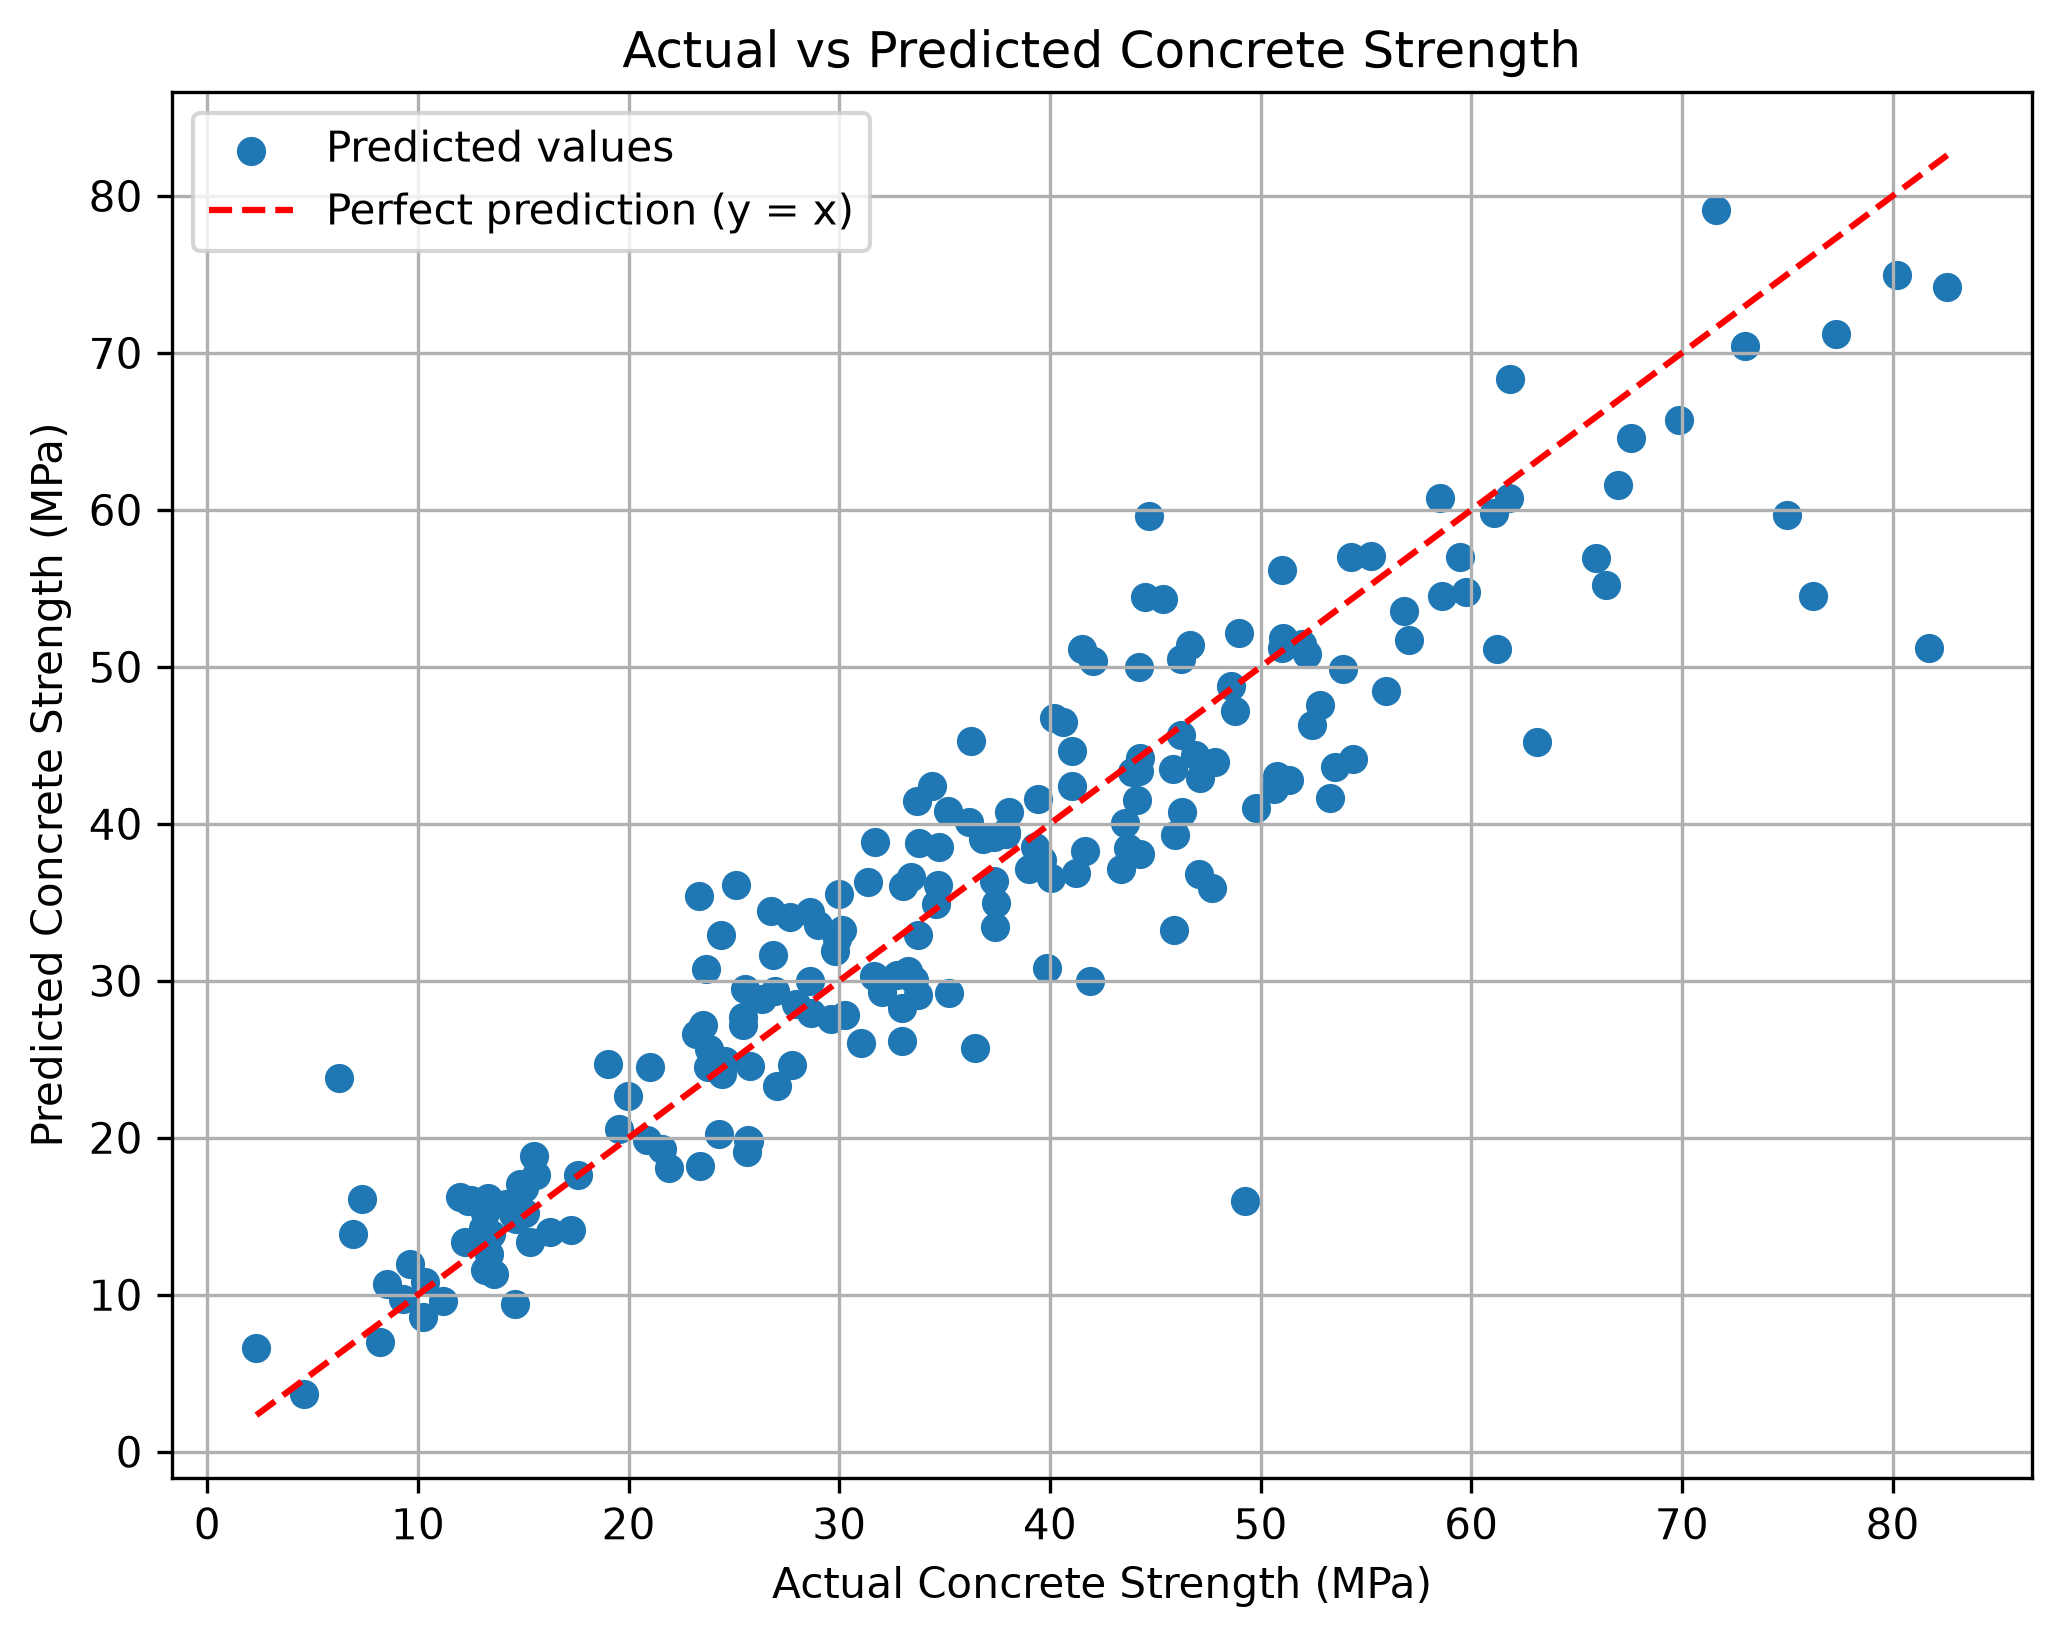

The Python source for this figure:

import pandas as pd
import numpy as np
import matplotlib.pyplot as plt

from sklearn.linear_model import LinearRegression, Ridge
from sklearn.model_selection import train_test_split, KFold
from sklearn.model_selection import cross_val_score, GridSearchCV
from sklearn.pipeline import Pipeline
from sklearn.preprocessing import PolynomialFeatures, StandardScaler
from sklearn.metrics import mean_squared_error, mean_absolute_error


# 1. Load dataset and remove duplicate rows
concrete = pd.read_csv("concrete_strength.csv").drop_duplicates()

target = "Concrete compressive strength"

X = concrete.drop(columns=target)
y = concrete[target]

print("Total rows after removing duplicates:", len(concrete))


# 2. Split data into training and testing sets
X_train, X_test, y_train, y_test = train_test_split(
    X, y,
    test_size=0.20,
    random_state=42
)

print("Training rows:", len(X_train))
print("Testing rows:", len(X_test))


# 3. Create five shuffled folds
folds = KFold(
    n_splits=5,
    shuffle=True,
    random_state=42
)

scoring = "neg_root_mean_squared_error"


# 4. Linear Regression baseline
linear_model = LinearRegression()

linear_rmse = -cross_val_score(
    linear_model,
    X_train,
    y_train,
    cv=folds,
    scoring=scoring
)

baseline_mean = linear_rmse.mean()

print("\nLinear Regression Baseline:")
print("Fold RMSEs:", linear_rmse.round(2))
print("Mean CV RMSE:", round(baseline_mean, 2), "MPa")


# 5. Create Polynomial + Scaling + Ridge pipeline
ridge_model = Pipeline([
    ("poly", PolynomialFeatures(include_bias=False)),
    ("scale", StandardScaler()),
    ("ridge", Ridge())
])


# 6. Define parameter grid
param_grid = {
    "poly__degree": [1, 2, 3],
    "ridge__alpha": [0.01, 0.1, 1, 10, 100]
}


# 7. Perform Grid Search
search = GridSearchCV(
    ridge_model,
    param_grid,
    cv=folds,
    scoring=scoring,
    refit=True
)

search.fit(X_train, y_train)


# 8. Display the three highest-ranked settings
results = pd.DataFrame({
    "Rank": search.cv_results_["rank_test_score"],
    "Degree": [
        params["poly__degree"]
        for params in search.cv_results_["params"]
    ],
    "Alpha": [
        params["ridge__alpha"]
        for params in search.cv_results_["params"]
    ],
    "Mean CV RMSE": -search.cv_results_["mean_test_score"]
})

top_three = results.sort_values("Rank").head(3)

print("\nTop 3 Grid Search Results:")
print(top_three.to_string(index=False))


# 9. Display best parameters
print("\nBest Parameters:", search.best_params_)
print("Best Mean CV RMSE:", round(-search.best_score_, 2), "MPa")


# 10. Evaluate the selected model on test data
test_predictions = search.predict(X_test)

test_rmse = np.sqrt(
    mean_squared_error(y_test, test_predictions)
)

test_mae = mean_absolute_error(
    y_test,
    test_predictions
)

print("\nFinal Test Results:")
print("Test RMSE:", round(test_rmse, 2), "MPa")
print("Test MAE:", round(test_mae, 2), "MPa")


# 11. Plot actual vs predicted strength
plt.figure(figsize=(8, 6))

plt.scatter(
    y_test,
    test_predictions,
    label="Predicted values"
)

# Reference line y = x
minimum = min(y_test.min(), test_predictions.min())
maximum = max(y_test.max(), test_predictions.max())

plt.plot(
    [minimum, maximum],
    [minimum, maximum],
    color="red",
    linestyle="--",
    label="Perfect prediction (y = x)"
)

plt.xlabel("Actual Concrete Strength (MPa)")
plt.ylabel("Predicted Concrete Strength (MPa)")
plt.title("Actual vs Predicted Concrete Strength")

plt.legend()
plt.grid(True)

# Save graph
plt.savefig(
    "task3_concrete.png",
    dpi=300,
    bbox_inches="tight"
)

plt.show()
